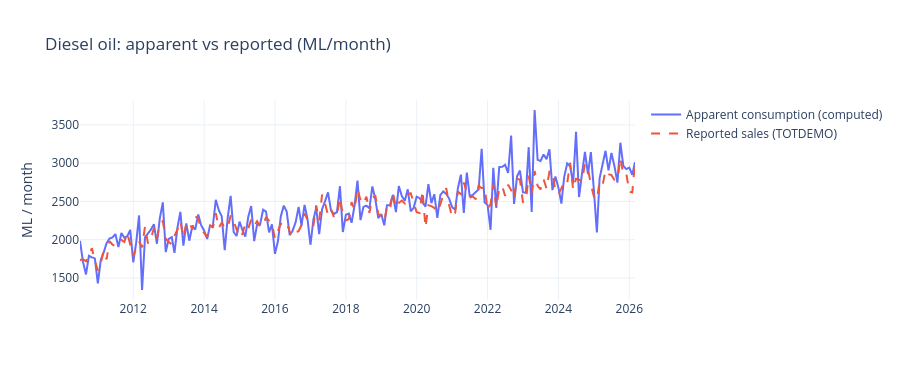
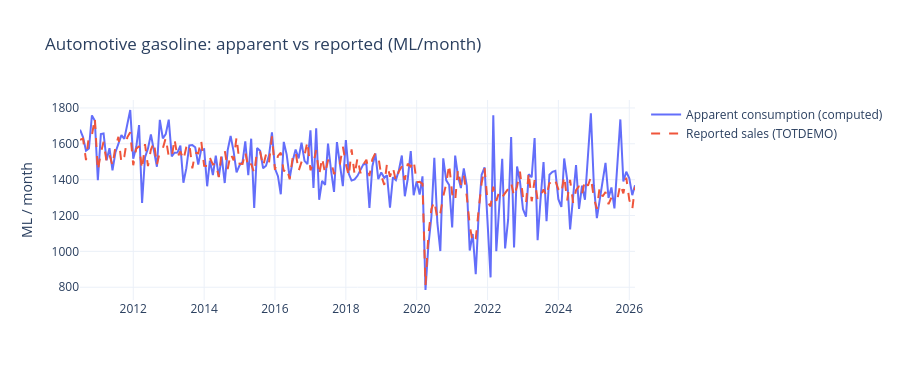

Notebook cell for these charts, in order:
### Markdown cell above
## 7. Apparent vs reported (data-quality sanity check)

Reuses the same `compute_apparent_consumption` function the pipeline ships in `processors/australia_petroleum_statistics.py`. The formula is:

$$
\text{apparent} = \underbrace{\text{INDPROD} + \text{REFGROUT}}_{\text{domestic supply}} + \text{imports} - \text{exports} - \Delta\text{stocks}
$$

If apparent ≈ reported (within a few percent), the source data is internally consistent. A persistent large gap is a red flag for a unit mismatch, a missing flow, or an unreported revision. Note: a `: total` → bare-name product alias map inside the processor is a Phase 4 stopgap until proper canonicalisation lands.

### Code cell
if str(PROJECT_ROOT) not in sys.path:
    sys.path.insert(0, str(PROJECT_ROOT))
import processors.australia_petroleum_statistics as processor

ac = processor.compute_apparent_consumption(df)

# Look at the four products where this comparison is actually meaningful
# (Australia has both supply-side and demand-side rows after the Phase 4
# stopgap aliasing). For products without a supply-side counterpart,
# apparent_consumption will be 0 and the gap meaningless.
COMPARABLE_PRODUCTS = ["Diesel oil", "Automotive gasoline", "Aviation turbine fuel", "LPG"]

for product in COMPARABLE_PRODUCTS:
    sub = ac[ac["product_native"] == product].copy()
    if sub.empty:
        print(f"[skip] {product}: no rows")
        continue
    fig = go.Figure()
    fig.add_trace(go.Scatter(
        x=sub["date"], y=sub["apparent_consumption"],
        mode="lines", name="Apparent consumption (computed)",
    ))
    fig.add_trace(go.Scatter(
        x=sub["date"], y=sub["reported_sales"],
        mode="lines", name="Reported sales (TOTDEMO)", line=dict(dash="dash"),
    ))
    fig.update_layout(
        title=f"{product}: apparent vs reported (ML/month)",
        template="plotly_white", height=380, hovermode="x unified",
        yaxis_title="ML / month",
    )
    fig.show()

    # Average gap over the last 24 months — a single KPI per product
    recent_gap = sub.tail(24)["statdiff_pct"].dropna()
    if not recent_gap.empty:
        print(
            f"  {product:30s}  mean |statdiff_pct| last 24mo: "
            f"{recent_gap.abs().mean():.2f}%   "
            f"max: {recent_gap.abs().max():.2f}%"
        )

### Figure 1 — Plotly figure (JSON) as saved in the notebook; plotly's stock layout.template omitted (floating-point values rounded to 4 significant figures; data arrays with more than 128 entries replaced by an {"elided": "..."} marker saying what was removed)
{"data": [{"mode": "lines", "name": "Apparent consumption (computed)", "type": "scatter", "x": {"elided": "189 str values"}, "y": {"elided": "189 float values"}}, {"line": {"dash": "dash"}, "mode": "lines", "name": "Reported sales (TOTDEMO)", "type": "scatter", "x": {"elided": "189 str values"}, "y": {"elided": "189 float values"}}], "layout": {"height": 380, "hovermode": "x unified", "title": {"text": "Diesel oil: apparent vs reported (ML/month)"}, "yaxis": {"title": {"text": "ML / month"}}}}

### Figure 2 — Plotly figure (JSON) as saved in the notebook; plotly's stock layout.template omitted (floating-point values rounded to 4 significant figures; data arrays with more than 128 entries replaced by an {"elided": "..."} marker saying what was removed)
{"data": [{"mode": "lines", "name": "Apparent consumption (computed)", "type": "scatter", "x": {"elided": "189 str values"}, "y": {"elided": "189 float values"}}, {"line": {"dash": "dash"}, "mode": "lines", "name": "Reported sales (TOTDEMO)", "type": "scatter", "x": {"elided": "189 str values"}, "y": {"elided": "189 float values"}}], "layout": {"height": 380, "hovermode": "x unified", "title": {"text": "Automotive gasoline: apparent vs reported (ML/month)"}, "yaxis": {"title": {"text": "ML / month"}}}}
